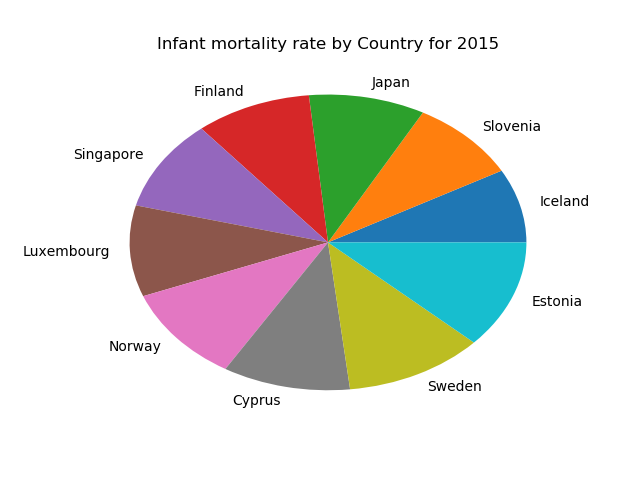

Write the Python code that produced this figure.
import pandas as pd
import numpy as np
import matplotlib.pyplot as plt
import csv
import ast

#reading a csv file
df = pd.read_csv('data.csv')

#filtering data
df_2015 = df.query( 'Year == 2015' )


#we only require infant mortality rate and country
df_infant_country = df_2015[['Infant mortality rate (probability of dying between birth and age 1 per 1000 live births)','Country']]
df_infant_country.reset_index(inplace=True)

#splitting and separating average value
df_average = pd.DataFrame(df_infant_country['Infant mortality rate (probability of dying between birth and age 1 per 1000 live births)'].str.split(" ").tolist(), columns="average rest".split())

#converting string to integer
df_infant_country['average']=df_average.average.apply(ast.literal_eval)

df_infant_country = df_infant_country.sort_values('average')

df10 = df_infant_country.head(10)

plt.pie(df10['average'], labels=df10['Country'])
plt.title("Infant mortality rate by Country for 2015")


plt.savefig("Question2_")

plt.show()
